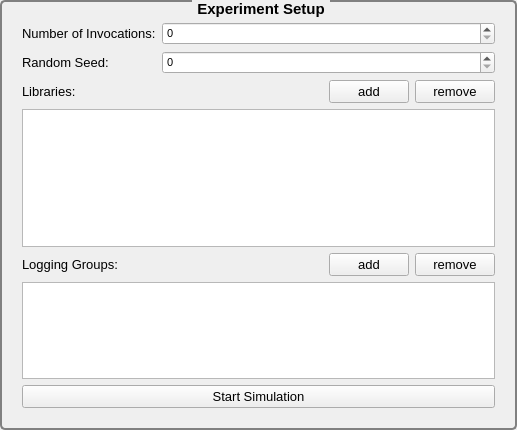
<?xml version="1.0" encoding="UTF-8"?>
<ui version="4.0">
 <class>ExperimentView</class>
 <widget class="QWidget" name="ExperimentView">
  <property name="geometry">
   <rect>
    <x>0</x>
    <y>0</y>
    <width>517</width>
    <height>430</height>
   </rect>
  </property>
  <property name="windowTitle">
   <string>Form</string>
  </property>
  <property name="styleSheet">
   <string notr="true">QGroupBox{border:2px solid gray;border-radius:5px;margin-top: 4ex;} QGroupBox::title{subcontrol-origin: margin;subcontrol-position:top center;padding:0 3px;}</string>
  </property>
  <layout class="QVBoxLayout" name="verticalLayout">
   <property name="leftMargin">
    <number>0</number>
   </property>
   <property name="topMargin">
    <number>0</number>
   </property>
   <property name="rightMargin">
    <number>0</number>
   </property>
   <property name="bottomMargin">
    <number>0</number>
   </property>
   <item>
    <widget class="QGroupBox" name="groupBox">
     <property name="font">
      <font>
       <pointsize>11</pointsize>
       <weight>75</weight>
       <bold>true</bold>
      </font>
     </property>
     <property name="styleSheet">
      <string notr="true"/>
     </property>
     <property name="title">
      <string>Experiment Setup</string>
     </property>
     <property name="alignment">
      <set>Qt::AlignCenter</set>
     </property>
     <property name="flat">
      <bool>false</bool>
     </property>
     <layout class="QVBoxLayout" name="verticalLayout_2">
      <property name="leftMargin">
       <number>20</number>
      </property>
      <property name="topMargin">
       <number>20</number>
      </property>
      <property name="rightMargin">
       <number>20</number>
      </property>
      <property name="bottomMargin">
       <number>20</number>
      </property>
      <item>
       <widget class="QWidget" name="ConfigurationWidget" native="true">
        <layout class="QFormLayout" name="formLayout">
         <property name="leftMargin">
          <number>0</number>
         </property>
         <property name="topMargin">
          <number>0</number>
         </property>
         <property name="rightMargin">
          <number>0</number>
         </property>
         <property name="bottomMargin">
          <number>0</number>
         </property>
         <item row="0" column="0">
          <widget class="QLabel" name="InvocationsLabel">
           <property name="font">
            <font>
             <pointsize>10</pointsize>
            </font>
           </property>
           <property name="text">
            <string>Number of Invocations:</string>
           </property>
          </widget>
         </item>
         <item row="0" column="1">
          <widget class="QSpinBox" name="InvocationsValue">
           <property name="minimumSize">
            <size>
             <width>0</width>
             <height>23</height>
            </size>
           </property>
           <property name="font">
            <font>
             <pointsize>8</pointsize>
            </font>
           </property>
           <property name="maximum">
            <number>1000000000</number>
           </property>
           <property name="value">
            <number>0</number>
           </property>
          </widget>
         </item>
         <item row="1" column="0">
          <widget class="QLabel" name="SeedLabel">
           <property name="font">
            <font>
             <pointsize>10</pointsize>
            </font>
           </property>
           <property name="text">
            <string>Random Seed:</string>
           </property>
          </widget>
         </item>
         <item row="1" column="1">
          <widget class="QSpinBox" name="SeedValue">
           <property name="minimumSize">
            <size>
             <width>0</width>
             <height>23</height>
            </size>
           </property>
           <property name="font">
            <font>
             <pointsize>8</pointsize>
            </font>
           </property>
           <property name="maximum">
            <number>1000000000</number>
           </property>
          </widget>
         </item>
         <item row="2" column="0">
          <widget class="QLabel" name="LibrariesLabel">
           <property name="font">
            <font>
             <pointsize>10</pointsize>
            </font>
           </property>
           <property name="text">
            <string>Libraries:</string>
           </property>
          </widget>
         </item>
         <item row="2" column="1">
          <layout class="QHBoxLayout" name="horizontalLayout">
           <item>
            <spacer name="spacer">
             <property name="orientation">
              <enum>Qt::Horizontal</enum>
             </property>
             <property name="sizeHint" stdset="0">
              <size>
               <width>40</width>
               <height>20</height>
              </size>
             </property>
            </spacer>
           </item>
           <item>
            <widget class="QPushButton" name="Library_add">
             <property name="font">
              <font>
               <pointsize>10</pointsize>
              </font>
             </property>
             <property name="text">
              <string>add</string>
             </property>
            </widget>
           </item>
           <item>
            <widget class="QPushButton" name="Library_remove">
             <property name="font">
              <font>
               <pointsize>10</pointsize>
              </font>
             </property>
             <property name="text">
              <string>remove</string>
             </property>
            </widget>
           </item>
          </layout>
         </item>
         <item row="4" column="0">
          <widget class="QLabel" name="LoggingGroupsLabel">
           <property name="font">
            <font>
             <pointsize>10</pointsize>
            </font>
           </property>
           <property name="text">
            <string>Logging Groups:</string>
           </property>
          </widget>
         </item>
         <item row="4" column="1">
          <layout class="QHBoxLayout" name="horizontalLayout_2">
           <item>
            <spacer name="horizontalSpacer_2">
             <property name="orientation">
              <enum>Qt::Horizontal</enum>
             </property>
             <property name="sizeHint" stdset="0">
              <size>
               <width>40</width>
               <height>20</height>
              </size>
             </property>
            </spacer>
           </item>
           <item>
            <widget class="QPushButton" name="LoggingGroup_add">
             <property name="font">
              <font>
               <pointsize>10</pointsize>
              </font>
             </property>
             <property name="text">
              <string>add</string>
             </property>
            </widget>
           </item>
           <item>
            <widget class="QPushButton" name="LoggingGroup_remove">
             <property name="font">
              <font>
               <pointsize>10</pointsize>
              </font>
             </property>
             <property name="text">
              <string>remove</string>
             </property>
            </widget>
           </item>
          </layout>
         </item>
         <item row="5" column="0" colspan="2">
          <widget class="QListView" name="LoggingGroupsView">
           <property name="maximumSize">
            <size>
             <width>16777215</width>
             <height>150</height>
            </size>
           </property>
          </widget>
         </item>
         <item row="6" column="0" colspan="2">
          <widget class="QPushButton" name="StartSimulation">
           <property name="enabled">
            <bool>true</bool>
           </property>
           <property name="font">
            <font>
             <pointsize>10</pointsize>
            </font>
           </property>
           <property name="text">
            <string>Start Simulation</string>
           </property>
          </widget>
         </item>
         <item row="3" column="0" colspan="2">
          <widget class="QTableView" name="LibrariesView">
           <attribute name="horizontalHeaderStretchLastSection">
            <bool>true</bool>
           </attribute>
          </widget>
         </item>
        </layout>
       </widget>
      </item>
     </layout>
    </widget>
   </item>
  </layout>
 </widget>
 <resources/>
 <connections/>
</ui>
